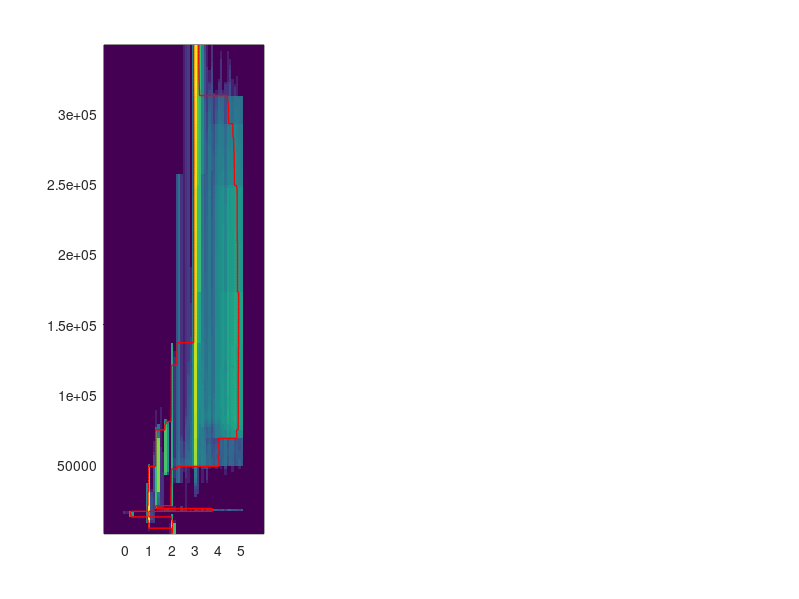

The MATLAB source for this figure: (Note: this script raises an error after producing the figure.)
clc; clear all;

try
    load('MT_TD_Chain_Stat_info.mat');
    fprintf('Plotting MT chains \n')
    image_name = 'MT_Post_image';
catch
    try
        load('DC_TD_Chain_Stat_info.mat');
        fprintf('Plotting DC chains \n')
        image_name = 'DC_Post_image';
    catch
        load('MT_DC_TD_Chain_Stat_info.mat');
        fprintf('Plotting MT+DC chains \n')
        image_name = 'MT_Post_image';
    end
end

fnt_headg = 14; fnt_ticks = 12;     fnt_label = 12;    marksize = 8;
xwidth = 800; ywidth = 600;

figure1 = figure;
set(gcf,'PaperPositionMode','auto')
set(figure1, 'Position', [0 0 xwidth ywidth])

% S.zPlot = 10.^S.zPlot/1000;

subplot(1,3,1)

h = pcolor(S.rhoPlot,S.zPlot,log10(S.posteriorPDF));
set(h,'EdgeColor','none')
hold on
stairs(S.p5,S.zPlot,'-r','linewidth',1)
stairs(S.p95,S.zPlot,'-r','linewidth',1)
if exist('MT_data.mat','file')
   load('MT_data.mat')
   y.z = [0; cumsum(MT.thicknesses)]; y.z = y.z(1:end-1);
   y.rho = log10(MT.resistivities);
   y.z(1) = -1.;
   y.z(2:end) = (y.z(2:end));
   plotModel1D(y)
end
xlabel('log(\rho) (ohm-m)')
ylabel('log10 Depth (m)')
set(gca,'YDir','reverse','Xtick',-1:1:6)
ylim([0 350000])
set(gca,'FontSize',fnt_ticks)
c = colorbar;
c.Label.String = 'log10 (PDF)';

subplot(1,3,2)
kPDF = sum(S.kSamples, 2, 'omitnan')./(sum(sum(S.kSamples, 'omitnan'), 'omitnan') * S.dz);
kPrior = mean(kPDF);
kPDF(1) = 0;  % To make the first interface as invalid as its always there
plot(kPDF,S.zPlot(1:end-1),'linewidth',2)
hold on
plot([kPrior kPrior],[S.zPlot(2) S.zPlot(end-1)],'--k')
set(gca,'YDir','reverse')
set(gca,'FontSize',14)
% ylim([S.zPlot(1) S.zPlot(end-1)])
% ylim([log10(100) log10(5000)])
ylim([0 350000])
ylabel('Depth (m)')
xlabel('probability density')

subplot(1,3,3)
histogram(ngrid,'Normalization','pdf')
xlabel('# of subsurface layers')
ylabel('probability density')
set(gca,'FontSize',fnt_ticks)

% set(gcf,'position',[50  250  1092  477])

f=gcf;
print(f,image_name,'-djpeg',['-r',num2str(600)]);
